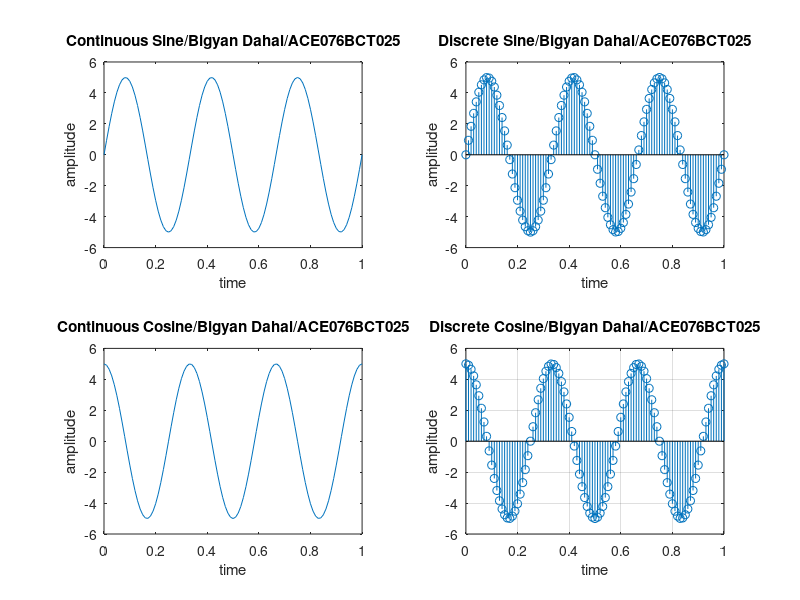

Write MATLAB code to recreate this figure.
clc;
close all;
a = 5;
f = 3;
t = 0:0.01:1;
x = a * sin(2 * pi* f * t);
y = a * cos(2 * pi* f * t);
subplot(221);
plot(t, x);
xlabel('time');
ylabel('amplitude');
title('Continuous Sine/Bigyan Dahal/ACE076BCT025');

subplot(222);
stem(t, x);
xlabel('time');
ylabel('amplitude');
title('Discrete Sine/Bigyan Dahal/ACE076BCT025');

subplot(223);
plot(t, y);
xlabel('time');
ylabel('amplitude');
title('Continuous Cosine/Bigyan Dahal/ACE076BCT025');

subplot(224);
stem(t, y);
xlabel('time');
ylabel('amplitude');
title('Discrete Cosine/Bigyan Dahal/ACE076BCT025');
grid on;